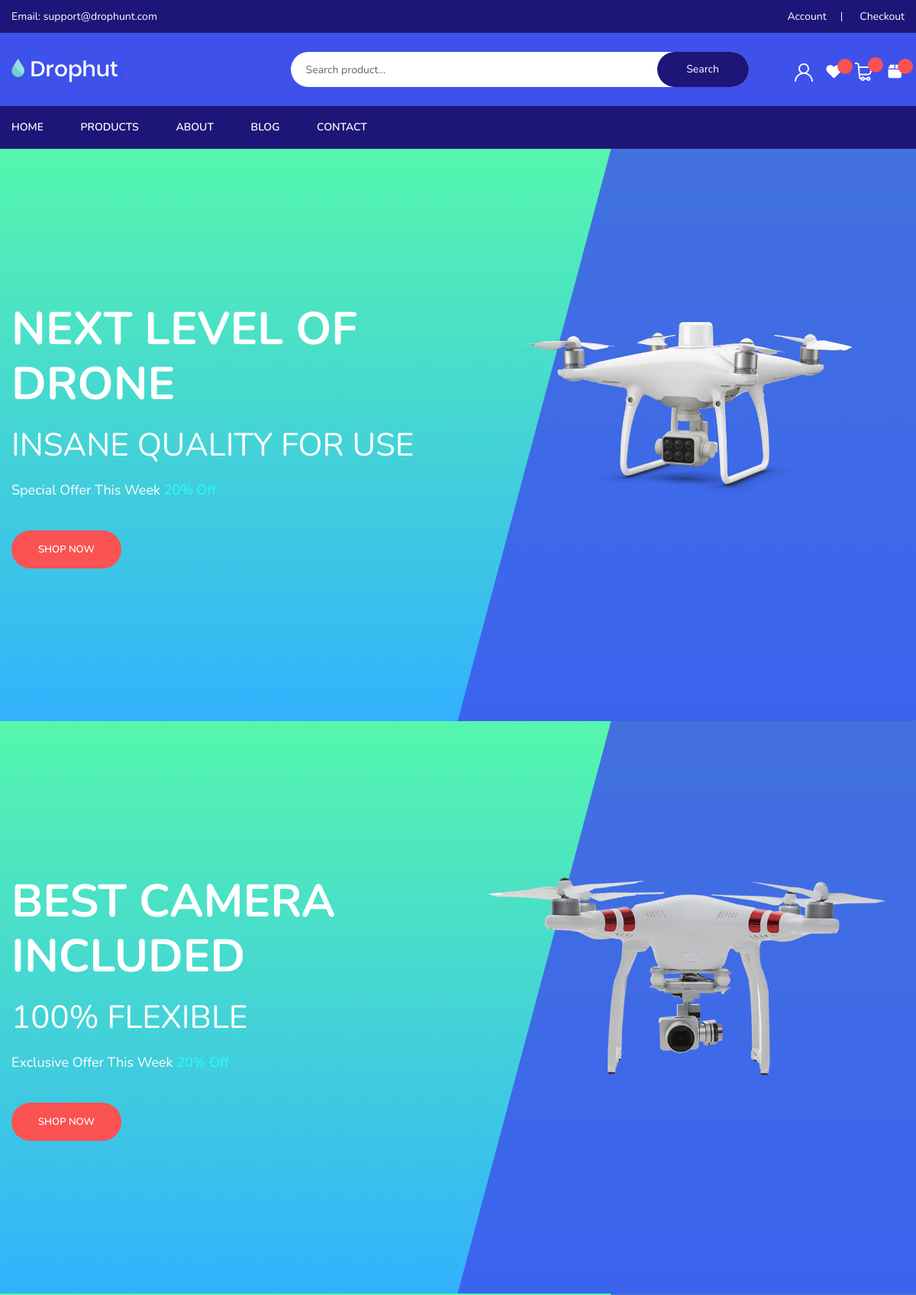
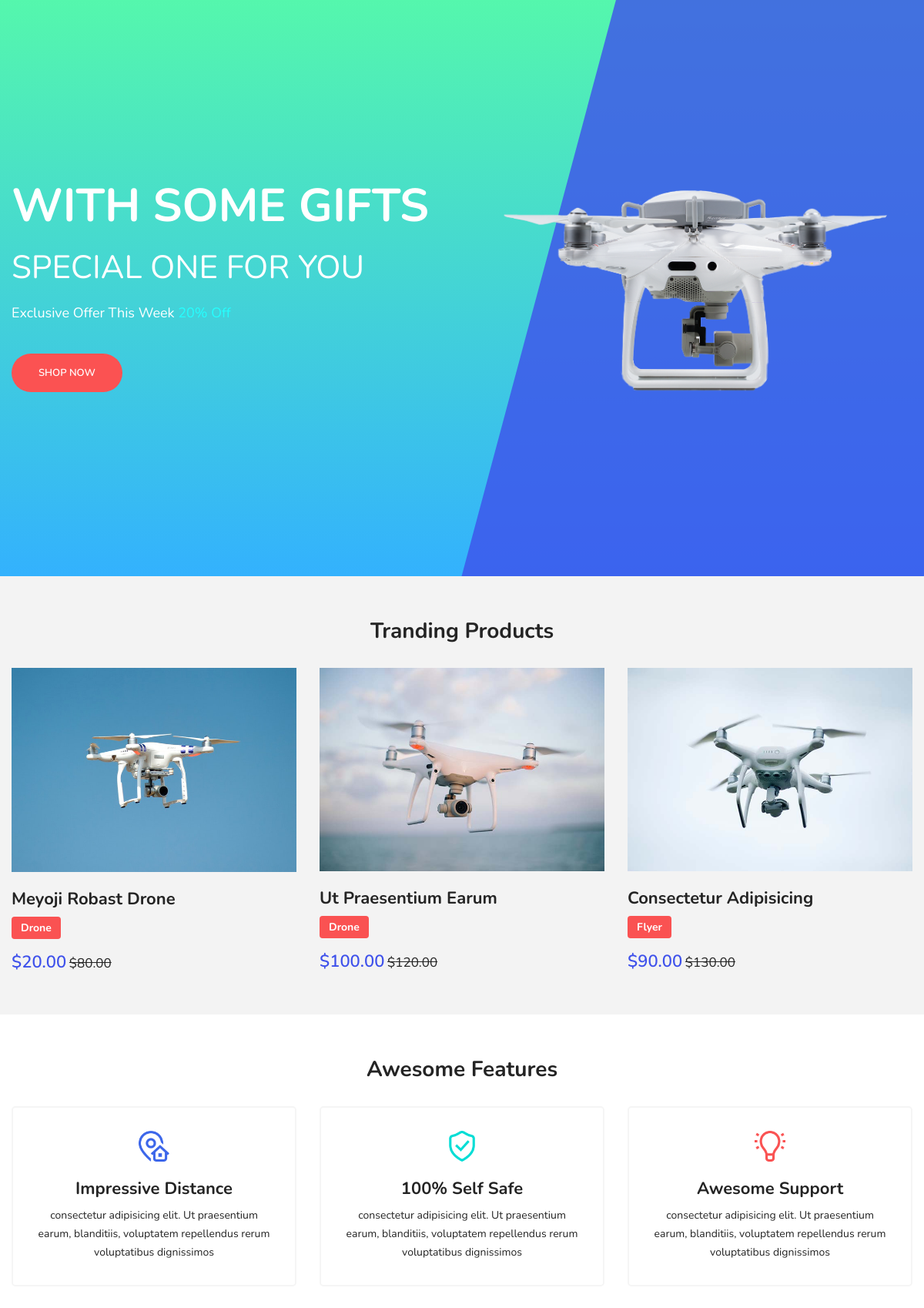
The page / (upper part) on the database its author committed (2 pictures, top to bottom).
### tables this page shows
CREATE TABLE `sliders` (
  `slider_id` int(11) NOT NULL,
  `title` varchar(255) NOT NULL,
  `sub_title` varchar(255) DEFAULT NULL,
  `offer_text` text DEFAULT NULL,
  `offer_discount` varchar(50) DEFAULT NULL,
  `image` varchar(255) DEFAULT NULL,
  `created_at` timestamp NOT NULL DEFAULT current_timestamp(),
  `updated_at` timestamp NOT NULL DEFAULT current_timestamp() ON UPDATE current_timestamp()
);

CREATE TABLE `products` (
  `product_id` int(11) NOT NULL,
  `title` varchar(255) NOT NULL,
  `price_after_discount` decimal(10,2) DEFAULT NULL,
  `price_before_discount` decimal(10,2) DEFAULT NULL,
  `image` varchar(255) DEFAULT NULL,
  `major` varchar(255) DEFAULT NULL,
  `category_id` int(11) DEFAULT NULL,
  `delivery` varchar(255) DEFAULT NULL,
  `coupon` varchar(255) DEFAULT NULL,
  `coupon_value` decimal(10,2) DEFAULT NULL,
  `color` varchar(50) DEFAULT NULL,
  `description` text DEFAULT NULL,
  `stock` tinyint(1) DEFAULT 0
);

CREATE TABLE `categories` (
  `category_id` int(11) NOT NULL,
  `name` varchar(255) NOT NULL
);

CREATE TABLE `awesome_features` (
  `id` int(11) NOT NULL,
  `icon` varchar(255) NOT NULL,
  `title` varchar(255) NOT NULL,
  `description` text DEFAULT NULL,
  `image` varchar(255) DEFAULT NULL
);

### core/classes/Database.php (called while the page is built, shortened)
<?php
class Database{
  public static function connect(string $localhost,string $root, $password,string $databaseName)
  {
    $connection = mysqli_connect($localhost, $root, $password, $databaseName);
    return $connection;
  }
  public static function select($columns, $tableName, $some_column = "", $some_value = "")
  {
    if(empty($some_column) && empty($some_value))
    {
      return "SELECT $columns FROM $tableName";
    }else{
      $some_value = is_numeric($some_value) ? $some_value : "'$some_value'";
      return "SELECT $columns FROM $tableName WHERE `$some_column` =  $some_value";
    }
  }
  public static function selectJoin($columns, $tableName, $join_table = "", $join_condition = "", $some_column = "", $some_value = "")
  {
      if ($columns != "*") {
          $columns = implode(", ", (array)$columns);
      }
      $sql = "SELECT $columns FROM $tableName";
      if (!empty($join_table) && !empty($join_condition)) {
          $sql .= " JOIN $join_table ON $join_condition";
      }
      if (!empty($some_column) && !empty($some_value)) {
          $some_value = is_numeric($some_value) ? $some_value : "'" . mysqli_real_escape_string(Database::connect("localhost", "root", "", "drophut"), $some_value) . "'";
          $sql .= " WHERE $some_column = $some_value";
      }
      return $sql;
  }
}

### core/functions.php (called while the page is built, shortened)
<?php
function url($path)
{
  return BASE_URL . "index.php?page=" . $path;
}

### views/home.php (the view, shortened to what this page needs)
<?php
    $conn = Database::connect("localhost", "root", "", "drophut");
    $sql = Database::select("*", "sliders");
    $result = mysqli_query($conn, $sql);
?>
    <section class="slider_section d-flex align-items-center" data-bgimg="assets/img/slider/slider3.jpg">
        <div class="slider_area owl-carousel">
            <?php while($slider = mysqli_fetch_assoc($result)): ?>
            <div class="single_slider d-flex align-items-center">
                <div class="container">
                    <div class="row">
                        <div class="col-xl-6 col-md-6">
                            <div class="slider_content">
                                <h1><?= ucwords($slider["title"]); ?></h1>
                                <h2><?= ucwords($slider["sub_title"]); ?></h2>
                                <p><?= ucwords($slider["offer_text"]); ?> <span> <?= ucwords($slider["offer_discount"]); ?> </span> </p>
                                <a class="button" href="<?php echo url('products'); ?>">Shop now</a>
                            </div>
                        </div>
                        <div class="col-xl-6 col-md-6">
                            <div class="slider_content">
                                <img  src="<?php echo BASE_URL . "../public/images/sliders/" . $slider["image"]; ?>" alt="">
                            </div>
                        </div>
                    </div>
                </div>
            </div>
            <?php endwhile; ?>
        </div>
    </section>
    <?php
    $sql = Database::selectJoin(["p.product_id", "p.title", "p.image", "p.price_after_discount", "p.price_before_discount",  "p.major", "p.category_id","c.category_id", "c.name"],
                                "products p", "categories c", "p.category_id = c.category_id", "p.major", "tranding products");
    $result = mysqli_query($conn, $sql);
    ?>
    <section class="pt-60 pb-30 gray-bg">
        <div class="container">
            <div class="row">
                <div class="col text-center">
                    <div class="section-title">
                        <h2>Tranding Products</h2>
                    </div>
                </div>
            </div>
            <div class="row justify-content-center">
                <?php while($trandingProduct = mysqli_fetch_assoc($result)): ?>
                <div class="col-xl-4 col-lg-4 col-md-4 col-sm-6 col-12">
                    <div class="single-tranding">
                        <a href="<?php echo url('product-details&id=') . $trandingProduct["product_id"]; ?>">
                            <div class="tranding-pro-img">
                                <img src="<?php echo BASE_URL . "../public/images/tranding products/" . $trandingProduct["image"]; ?>" alt="">
                            </div>
                            <div class="tranding-pro-title">
                                <h3><?= ucwords($trandingProduct["title"]); ?></h3>
                                <h4><?= ucwords($trandingProduct["name"]); ?></h4>
                            </div>
                            <div class="tranding-pro-price">
                                <div class="price_box">
                                    <span class="current_price">$<?= $trandingProduct["price_after_discount"]; ?></span>
                                    <span class="old_price">$<?= $trandingProduct["price_before_discount"]; ?></span>
                                </div>
                            </div>
                        </a>
                    </div>
                </div>
                <?php endwhile; ?>
            </div>
        </div>
    </section>
    <?php
        $sql = Database::select("*", "awesome_features");
        $result = mysqli_query($conn, $sql);
    ?>
    <section class="features-area pt-60 pb-60">
        <div class="container">
            <div class="row">
                <div class="col text-center">
                    <div class="section-title">
                        <h2>Awesome Features</h2>
                    </div>
                </div>
            </div>
            <div class="row justify-content-center">
                <?php while($awesomeFeature = mysqli_fetch_assoc($result)): ?>
                <div class="col-xl-4 col-lg-4 col-md-4 col-sm-6 col-12">
                    <div class="single-features">
                        <img src="<?php echo BASE_URL . "../public/images/awesome features/" . $awesomeFeature["icon"] ?>" alt="">
                        <h3><?= ucwords($awesomeFeature["title"]); ?></h3>
                        <p><?= $awesomeFeature["description"]; ?></p>
                    </div>
                </div>
                <?php endwhile; ?>
            </div>
        </div>
    </section>
    <?php require_once ROOT_PATH . 'inc/footer.php'; ?>

### assets/css/custom.css (style rules this page uses)
.container { max-width: 1300px; }
img { -webkit-user-drag: none; -khtml-user-drag: none; -moz-user-drag: none; -o-user-drag: none; display: inline-block; max-width: 100%; }
.single_slider { position: relative; z-index: 100; }
.single_slider:after { position: absolute; content: ""; height: 100%; width: 100%; background-image: linear-gradient(180deg, #2af598 0%, #009efd 100%); top: 0; left: 0; opacity: 0.8; z-index: -1; }
.slider_content { color: #fff; }
.slider_content h1 { font-weight: 700; }
.slider_content h2 { font-size: 42px; }
.slider_content p span { color: #25ffff; }
.single_slider { height: 750px; }
.slider_content a { border-radius: 50px; }
.single_slider { overflow: hidden; }
.single_slider:before { position: absolute; content: ""; height: 100%; width: 50%; right: -100px; background: #3e51eb; opacity: 0.8; transform: skew(-15deg, 0deg); }
.pb-30 { padding-bottom: 30px; }
.pb-60 { padding-bottom: 60px; }
.pt-60 { padding-top: 60px; }
.section-title { margin-bottom: 30px; }
.section-title h2 { font-size: 28px; margin-top: -7px; }
.single-features { padding: 30px; margin-bottom: 30px; text-align: center; border: 2px solid #f5f5f5; border-radius: 5px; }
.single-features img { margin-bottom: 20px; width: 40px; height: auto; }
.single-features h3 { font-size: 22px; }
.gray-bg { background: #f3f3f3; }
.single-tranding { margin-bottom: 23px; }
.tranding-pro-img { margin-bottom: 20px; }
.tranding-pro-img img { width: 100%; }
.tranding-pro-title { margin-bottom: 10px; }
.tranding-pro-title h3 { font-size: 22px; display: block; font-weight: 700; }
.tranding-pro-title h4 { font-size: 14px; background: #FA5252; color: #fff; padding: 5px 12px; border-radius: 4px; display: inline-block; }
.tranding-pro-price .current_price { color: #3E51EB !important; }
.tranding-pro-price .price_box span.current_price { font-weight: 600; font-size: 22px; }
.tranding-pro-price .price_box span.old_price { font-size: 17px; }

### rows shown on the page
sliders: title "NEXT LEVEL OF DRONE", sub_title "INSANE QUALITY FOR USE", offer_text "Special Offer This Week", offer_discount "20% Off", image (picture)
sliders: title "BEST CAMERA INCLUDED", sub_title "100% FLEXIBLE", offer_text "Exclusive Offer This Week", offer_discount "20% Off", image (picture)
sliders: title "WITH SOME GIFTS", sub_title "SPECIAL ONE FOR YOU", offer_text "Exclusive Offer This Week", offer_discount "20% Off", image (picture)
products: image (picture), title "Meyoji Robast Drone", category.name "Drone", price_after_discount "20.00", price_before_discount "80.00"
products: image (picture), title "Ut Praesentium Earum", category.name "Drone", price_after_discount "100.00", price_before_discount "120.00"
products: image (picture), title "Consectetur Adipisicing", category.name "Flyer", price_after_discount "90.00", price_before_discount "130.00"
awesome_features: icon (picture), title "Impressive Distance", description "consectetur adipisicing elit. Ut praesentium earum, blanditiis, voluptatem repellendus rerum voluptatibus dignissimos"
awesome_features: icon (picture), title "100% Self Safe", description "consectetur adipisicing elit. Ut praesentium earum, blanditiis, voluptatem repellendus rerum voluptatibus dignissimos"
awesome_features: icon (picture), title "Awesome Support", description "consectetur adipisicing elit. Ut praesentium earum, blanditiis, voluptatem repellendus rerum voluptatibus dignissimos"
